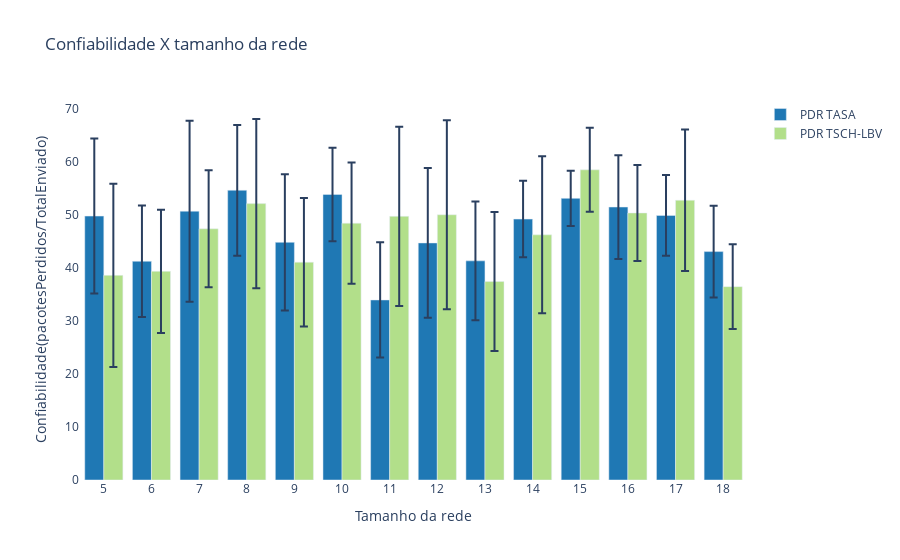

The notebook cell this image was saved under:
### Code cell
import plotly.graph_objects as go

 
x = [5, 6, 7, 8, 9, 10, 11, 12, 13, 14, 15, 16, 17, 18, 19, 20, 5, 6, 7, 8, 9, 10, 11, 12, 13, 14, 15, 16, 17, 18, 19, 20]
PDR_OPTIMAL = [100.0, 100.0, 100.0, 100.0, 100.0, 100.0, 100.0, 100.0, 100.0, 100.0, 100.0, 100.0, 100.0, 100.0, 100.0, 100.0]
PDR_TASA = [ 
49.80719180661362
,41.27899974972998
,50.73112463642503
,54.68031353843454
,44.857566898649075,
53.89393753325712
,33.97853510038453
,44.73965330874516
,41.35760014157346
,49.2419154131741,
53.1563374204659,
51.51891650453663
,49.927579470282765,
43.108395820233554,

] 
PDR_TSCH_LBV = [ 
   38.62105119386667,
39.38265595032733,
47.40955940433368,
52.16509176542826,
41.11000134526883,
48.47107657691818,
49.764840152494
,50.06200123896343,
37.4562661805044
,46.26725486564049,
58.5442909779881
,50.39954206753054,
52.802071906592836,
36.494878814054815

]

fig = go.Figure()

fig.add_trace(
    go.Bar(x=x, y=PDR_TASA,name='PDR TASA',marker_color='rgb(31,120,180)', 
           error_y=dict(type='data', array=[14.627764624504001 ,10.518727543980464 ,17.08316722152632 ,12.336361180675741 ,12.862280309546437 , 8.818364995323046 ,10.874121542549636 ,14.130033035556005 ,11.206553358516723 ,7.22124949570291 ,5.204561086888216 ,9.793596288227551 ,7.623092414676852 ,8.661707796145926 

])
    ))  
fig.add_trace(
    go.Bar(x=x, y=PDR_TSCH_LBV,name='PDR TSCH-LBV',marker_color='rgb(178,223,138)', 
        error_y=dict(type='data', array=[ 
            17.279693409040327 
,11.639354316984466 
,11.030877476976377 
,15.96669993652482 
,12.123700491187291 
, 11.445624558866358 
,16.927570628820774 
,17.818324806564966 
,13.111567366052814 
,14.81253569174483 
,7.928856873326579 
,9.05698044904756 
,13.370428222732041 
,8.007207913036524 

])
    )) 
fig.update_layout(title='Confiabilidade X tamanho da rede',
                   xaxis=dict(
        title='Tamanho da rede',
        tickmode='linear') , 
                   yaxis_title='Confiabilidade(pacotesPerdidos/TotalEnviado)', 
                    paper_bgcolor = 'rgba(0,0,0,0)', 
                    plot_bgcolor = 'rgba(0,0,0,0)')
